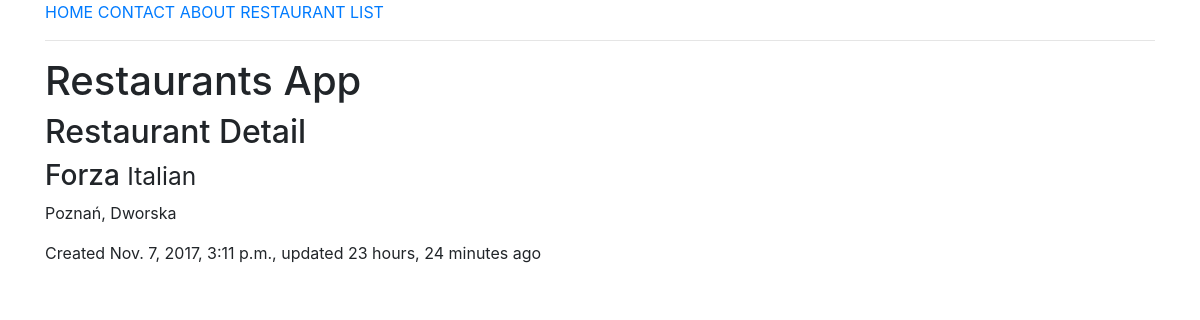
The app's page /restaurants/2/ with its own data.
### restaurants/models.py (models this page shows, shortened)
class RestaurantLocation(models.Model):
    name = models.CharField(max_length=120)
    location = models.CharField(max_length=120, null=True, blank=True)
    category = models.CharField(max_length=120, null=True, blank=True)
    timestamp = models.DateTimeField(auto_now_add=True)
    updated = models.DateTimeField(auto_now=True)
    slug = models.SlugField(null=True, blank=True)

### restaurants/views.py (the view)
# urls.py: url(r'^restaurants/(?P<rest_id>\w+)/$', RestaurantDetailView.as_view()),
class RestaurantDetailView(DetailView):
    queryset = RestaurantLocation.objects.all()
    def get_object(self, **kwargs):
        rest_id = self.kwargs.get('rest_id')
        obj = get_object_or_404(RestaurantLocation, id=rest_id)
        return obj

### restaurants/templates/restaurants/restaurantlocation_detail.html (shortened to what this page needs)
{% extends "base.html" %}
{% block content %}
    {{ block.super }}
    <div class="container">
        <h2>Restaurant Detail</h2>
        <h3>{{ object.name }} <small>{{ object.category }}</small></h3>
        <p>{{ object.location }}</p>
        <p>Created {{ object.timestamp }}, updated {{ object.updated|timesince }} ago</p>
    </div>
{% endblock %}

### records on screen
RestaurantLocation: name "Forza", category "Italian", location "Poznań, Dworska", timestamp "Nov. 7, 2017, 3:11 p.m.", updated "23 hours, 24 minutes"
